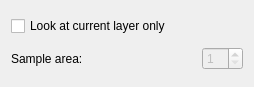
<ui version="4.0" >
 <class>Form</class>
 <widget class="QWidget" name="Form" >
  <property name="geometry" >
   <rect>
    <x>0</x>
    <y>0</y>
    <width>254</width>
    <height>87</height>
   </rect>
  </property>
  <property name="windowTitle" >
   <string>Form</string>
  </property>
  <layout class="QVBoxLayout" >
   <item>
    <widget class="QCheckBox" name="checkBox" >
     <property name="text" >
      <string>Look at current layer only</string>
     </property>
    </widget>
   </item>
   <item>
    <layout class="QHBoxLayout" >
     <item>
      <widget class="QLabel" name="label_2" >
       <property name="sizePolicy" >
        <sizepolicy vsizetype="Preferred" hsizetype="MinimumExpanding" >
         <horstretch>0</horstretch>
         <verstretch>0</verstretch>
        </sizepolicy>
       </property>
       <property name="text" >
        <string>Sample area:</string>
       </property>
      </widget>
     </item>
     <item>
      <widget class="QSpinBox" name="spinBox" >
       <property name="enabled" >
        <bool>false</bool>
       </property>
       <property name="sizePolicy" >
        <sizepolicy vsizetype="Fixed" hsizetype="Minimum" >
         <horstretch>0</horstretch>
         <verstretch>0</verstretch>
        </sizepolicy>
       </property>
       <property name="minimum" >
        <number>1</number>
       </property>
       <property name="value" >
        <number>1</number>
       </property>
      </widget>
     </item>
    </layout>
   </item>
  </layout>
 </widget>
 <resources/>
 <connections/>
</ui>
